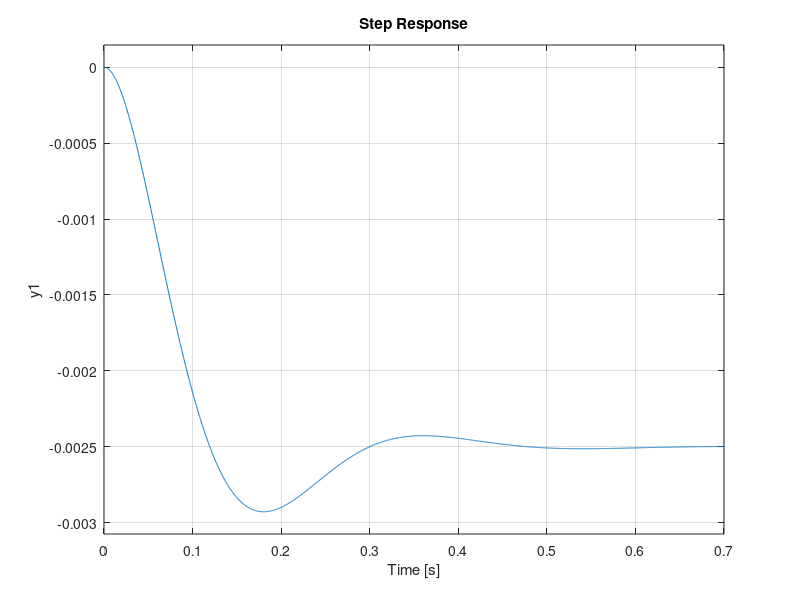

Recreate this plot in MATLAB.
%Step response with respect to W(s) 
clc
s=tf('s');
KA=80;
G1=5000/(s+1000);
G2=1/(s*(s+20));
Mw=-feedback(G2,KA*G1)
step(Mw)
grid on
